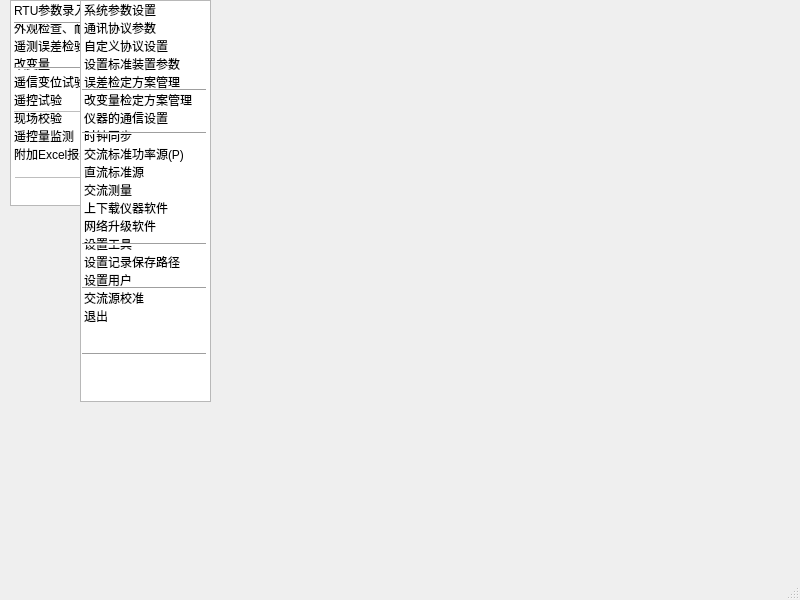
<?xml version="1.0" encoding="UTF-8"?>
<ui version="4.0">
 <class>MainWindow</class>
 <widget class="QMainWindow" name="MainWindow">
  <property name="geometry">
   <rect>
    <x>0</x>
    <y>0</y>
    <width>800</width>
    <height>600</height>
   </rect>
  </property>
  <property name="windowTitle">
   <string>上层管理软件</string>
  </property>
  <widget class="QWidget" name="centralWidget">
   <widget class="QListWidget" name="listWidget_RTU">
    <property name="geometry">
     <rect>
      <x>10</x>
      <y>0</y>
      <width>145</width>
      <height>206</height>
     </rect>
    </property>
    <property name="font">
     <font>
      <pointsize>9</pointsize>
     </font>
    </property>
    <property name="mouseTracking">
     <bool>true</bool>
    </property>
    <property name="tabletTracking">
     <bool>true</bool>
    </property>
    <property name="horizontalScrollBarPolicy">
     <enum>Qt::ScrollBarAsNeeded</enum>
    </property>
    <property name="sizeAdjustPolicy">
     <enum>QAbstractScrollArea::AdjustIgnored</enum>
    </property>
    <property name="editTriggers">
     <set>QAbstractItemView::CurrentChanged|QAbstractItemView::EditKeyPressed|QAbstractItemView::SelectedClicked</set>
    </property>
    <property name="textElideMode">
     <enum>Qt::ElideMiddle</enum>
    </property>
    <property name="spacing">
     <number>2</number>
    </property>
    <property name="itemAlignment">
     <set>Qt::AlignJustify|Qt::AlignLeading|Qt::AlignLeft</set>
    </property>
    <item>
     <property name="text">
      <string>RTU参数录入</string>
     </property>
     <property name="font">
      <font>
       <underline>false</underline>
      </font>
     </property>
    </item>
    <item>
     <property name="text">
      <string>外观检查、耐压试验结果</string>
     </property>
     <property name="background">
      <brush brushstyle="NoBrush">
       <color alpha="255">
        <red>0</red>
        <green>0</green>
        <blue>0</blue>
       </color>
      </brush>
     </property>
     <property name="flags">
      <set>ItemIsSelectable|ItemIsUserCheckable|ItemIsEnabled</set>
     </property>
    </item>
    <item>
     <property name="text">
      <string>遥测误差检验</string>
     </property>
    </item>
    <item>
     <property name="text">
      <string>改变量</string>
     </property>
    </item>
    <item>
     <property name="text">
      <string>遥信变位试验</string>
     </property>
    </item>
    <item>
     <property name="text">
      <string>遥控试验</string>
     </property>
    </item>
    <item>
     <property name="text">
      <string>现场校验</string>
     </property>
    </item>
    <item>
     <property name="text">
      <string>遥控量监测</string>
     </property>
    </item>
    <item>
     <property name="text">
      <string>附加Excel报表管理</string>
     </property>
    </item>
   </widget>
   <widget class="Line" name="line_1">
    <property name="geometry">
     <rect>
      <x>14</x>
      <y>22</y>
      <width>131</width>
      <height>3</height>
     </rect>
    </property>
    <property name="orientation">
     <enum>Qt::Horizontal</enum>
    </property>
   </widget>
   <widget class="Line" name="line_2">
    <property name="geometry">
     <rect>
      <x>14</x>
      <y>67</y>
      <width>131</width>
      <height>3</height>
     </rect>
    </property>
    <property name="orientation">
     <enum>Qt::Horizontal</enum>
    </property>
   </widget>
   <widget class="Line" name="line_3">
    <property name="enabled">
     <bool>false</bool>
    </property>
    <property name="geometry">
     <rect>
      <x>14</x>
      <y>111</y>
      <width>131</width>
      <height>3</height>
     </rect>
    </property>
    <property name="font">
     <font>
      <kerning>false</kerning>
     </font>
    </property>
    <property name="orientation">
     <enum>Qt::Horizontal</enum>
    </property>
   </widget>
   <widget class="Line" name="line_4">
    <property name="enabled">
     <bool>false</bool>
    </property>
    <property name="geometry">
     <rect>
      <x>15</x>
      <y>177</y>
      <width>131</width>
      <height>3</height>
     </rect>
    </property>
    <property name="font">
     <font>
      <kerning>false</kerning>
     </font>
    </property>
    <property name="lineWidth">
     <number>1</number>
    </property>
    <property name="midLineWidth">
     <number>0</number>
    </property>
    <property name="orientation">
     <enum>Qt::Horizontal</enum>
    </property>
   </widget>
   <widget class="QListWidget" name="listWidget_SYS">
    <property name="geometry">
     <rect>
      <x>80</x>
      <y>0</y>
      <width>131</width>
      <height>402</height>
     </rect>
    </property>
    <property name="font">
     <font>
      <pointsize>9</pointsize>
     </font>
    </property>
    <property name="mouseTracking">
     <bool>true</bool>
    </property>
    <property name="tabletTracking">
     <bool>true</bool>
    </property>
    <property name="horizontalScrollBarPolicy">
     <enum>Qt::ScrollBarAsNeeded</enum>
    </property>
    <property name="sizeAdjustPolicy">
     <enum>QAbstractScrollArea::AdjustToContents</enum>
    </property>
    <property name="spacing">
     <number>2</number>
    </property>
    <property name="itemAlignment">
     <set>Qt::AlignJustify|Qt::AlignLeading|Qt::AlignLeft</set>
    </property>
    <item>
     <property name="text">
      <string>系统参数设置</string>
     </property>
     <property name="font">
      <font>
       <underline>false</underline>
      </font>
     </property>
    </item>
    <item>
     <property name="text">
      <string>通讯协议参数</string>
     </property>
     <property name="background">
      <brush brushstyle="NoBrush">
       <color alpha="255">
        <red>0</red>
        <green>0</green>
        <blue>0</blue>
       </color>
      </brush>
     </property>
     <property name="flags">
      <set>ItemIsSelectable|ItemIsUserCheckable|ItemIsEnabled</set>
     </property>
    </item>
    <item>
     <property name="text">
      <string>自定义协议设置</string>
     </property>
    </item>
    <item>
     <property name="text">
      <string>设置标准装置参数</string>
     </property>
    </item>
    <item>
     <property name="text">
      <string>误差检定方案管理</string>
     </property>
    </item>
    <item>
     <property name="text">
      <string>改变量检定方案管理</string>
     </property>
    </item>
    <item>
     <property name="text">
      <string>仪器的通信设置</string>
     </property>
    </item>
    <item>
     <property name="text">
      <string>时钟同步</string>
     </property>
    </item>
    <item>
     <property name="text">
      <string>交流标准功率源(P)</string>
     </property>
    </item>
    <item>
     <property name="text">
      <string>直流标准源</string>
     </property>
    </item>
    <item>
     <property name="text">
      <string>交流测量</string>
     </property>
    </item>
    <item>
     <property name="text">
      <string>上下载仪器软件</string>
     </property>
    </item>
    <item>
     <property name="text">
      <string>网络升级软件</string>
     </property>
    </item>
    <item>
     <property name="text">
      <string>设置工具</string>
     </property>
    </item>
    <item>
     <property name="text">
      <string>设置记录保存路径</string>
     </property>
    </item>
    <item>
     <property name="text">
      <string>设置用户</string>
     </property>
    </item>
    <item>
     <property name="text">
      <string>交流源校准</string>
     </property>
    </item>
    <item>
     <property name="text">
      <string>退出</string>
     </property>
    </item>
   </widget>
   <widget class="Line" name="line_11">
    <property name="geometry">
     <rect>
      <x>82</x>
      <y>89</y>
      <width>124</width>
      <height>3</height>
     </rect>
    </property>
    <property name="orientation">
     <enum>Qt::Horizontal</enum>
    </property>
   </widget>
   <widget class="Line" name="line_12">
    <property name="geometry">
     <rect>
      <x>82</x>
      <y>132</y>
      <width>124</width>
      <height>3</height>
     </rect>
    </property>
    <property name="orientation">
     <enum>Qt::Horizontal</enum>
    </property>
   </widget>
   <widget class="Line" name="line_13">
    <property name="geometry">
     <rect>
      <x>82</x>
      <y>243</y>
      <width>124</width>
      <height>3</height>
     </rect>
    </property>
    <property name="orientation">
     <enum>Qt::Horizontal</enum>
    </property>
   </widget>
   <widget class="Line" name="line_14">
    <property name="geometry">
     <rect>
      <x>82</x>
      <y>287</y>
      <width>124</width>
      <height>3</height>
     </rect>
    </property>
    <property name="orientation">
     <enum>Qt::Horizontal</enum>
    </property>
   </widget>
   <widget class="Line" name="line_15">
    <property name="geometry">
     <rect>
      <x>82</x>
      <y>353</y>
      <width>124</width>
      <height>3</height>
     </rect>
    </property>
    <property name="orientation">
     <enum>Qt::Horizontal</enum>
    </property>
   </widget>
  </widget>
  <widget class="QMenuBar" name="menuBar">
   <property name="geometry">
    <rect>
     <x>0</x>
     <y>0</y>
     <width>800</width>
     <height>22</height>
    </rect>
   </property>
  </widget>
  <widget class="QStatusBar" name="statusBar"/>
 </widget>
 <layoutdefault spacing="6" margin="11"/>
 <resources/>
 <connections/>
</ui>
